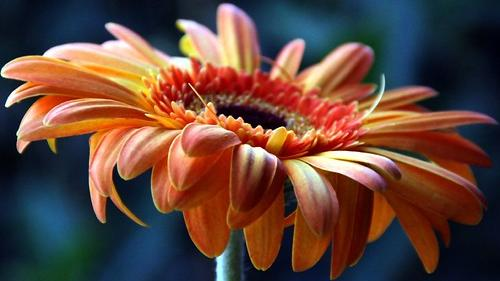
#> input picture src/physion/visual_stim/NI_bank/1.jpg, 500 x 281 px; its folder holds only this picture in this run
$ python preprocess_NI.py
#> lines starting #> are read from the running program, lines starting #| are printed output that depends on the picture
import os, sys
import numpy as np
from scipy.interpolate import RectBivariateSpline

import itertools, string, sys, pathlib

try:
    from skimage import color, io
except ModuleNotFoundError:
    print('"skimage" module not found')


from skimage import exposure


def load(image_path):

#> called with image_path = 'src/physion/visual_stim/NI_bank/1.jpg'
    img = color.rgb2gray(io.imread(image_path))
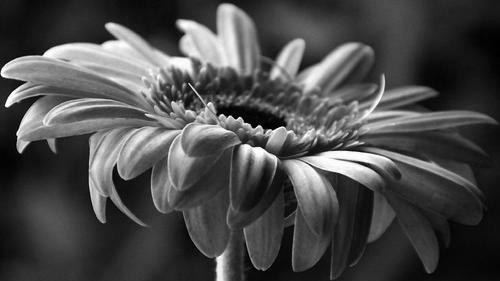
#> img: shape (281, 500) float64; min 0, max 1, mean 0.295

    return np.rot90(np.array(img).T, k=1) # needs transpose + rotation
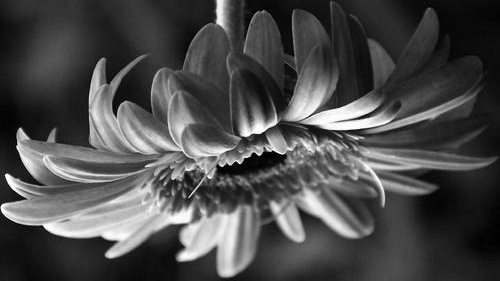
#> returned value: shape (281, 500) float64; min 0, max 1, mean 0.295


def img_after_hist_normalization(img, verbose=False):
    """
    for NATURAL IMAGES:
    histogram normalization to get comparable images
    """
    if verbose:
        print("Performing histogram equalization")

    new_img = exposure.equalize_hist(img)

    return new_img.reshape(img.shape)

def adapt_to_screen_resolution(img, new_screen, verbose=False):

#> called with verbose = False
    if verbose:
        print('Adapting image to chosen screen resolution [...]')

    old_X = np.arange(img.shape[0])
#> old_X = 281 values from 0 to 280
    old_Y = np.arange(img.shape[1])
#> old_Y = 500 values from 0 to 499

    new_X = np.linspace(0, img.shape[0], new_screen['resolution'][0])
#> new_X = 1200 values from 0 to 281
    new_Y = np.linspace(0, img.shape[1], new_screen['resolution'][1])
#> new_Y = 800 values from 0 to 500

    new_img = np.zeros(new_screen['resolution'])
    spline_approx = RectBivariateSpline(old_X, old_Y, img,
                                        kx=1, ky=1)

    return spline_approx(new_X, new_Y)
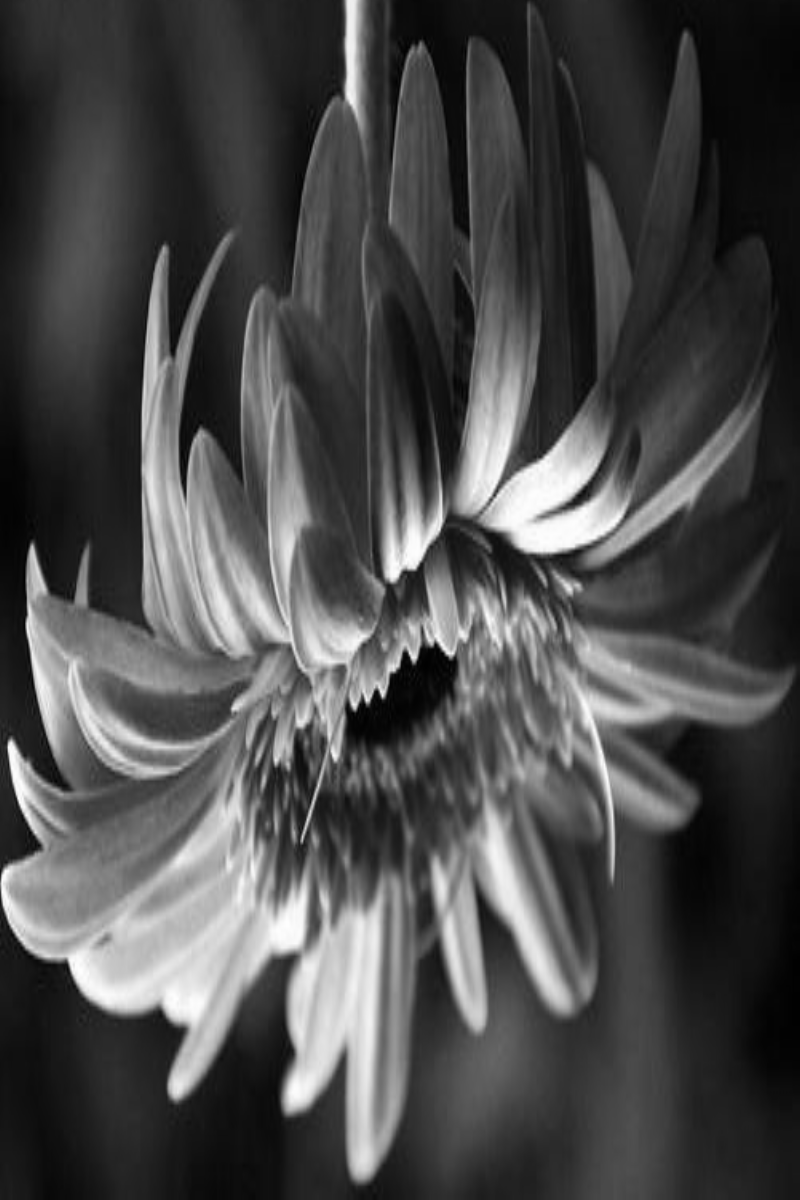
#> returned value: shape (1200, 800) float64; min 0.00465, max 0.999, mean 0.295


if __name__=='__main__':

    from datavyz import ge
    NI_directory = os.path.join(str(pathlib.Path(__file__).resolve().parent), 'NI_bank')

    image_number = 0
    filename = os.listdir(NI_directory)[image_number]
    img = load(os.path.join(NI_directory, filename))

    SCREEN = {'width':20, 'height':12, 'resolution':(1200, 800)}
    rescaled_img = adapt_to_screen_resolution(img, SCREEN)
    rescaled_img = img_after_hist_normalization(rescaled_img).T
#> in img_after_hist_normalization, `new_img = exposure.equalize_hist(img)`:
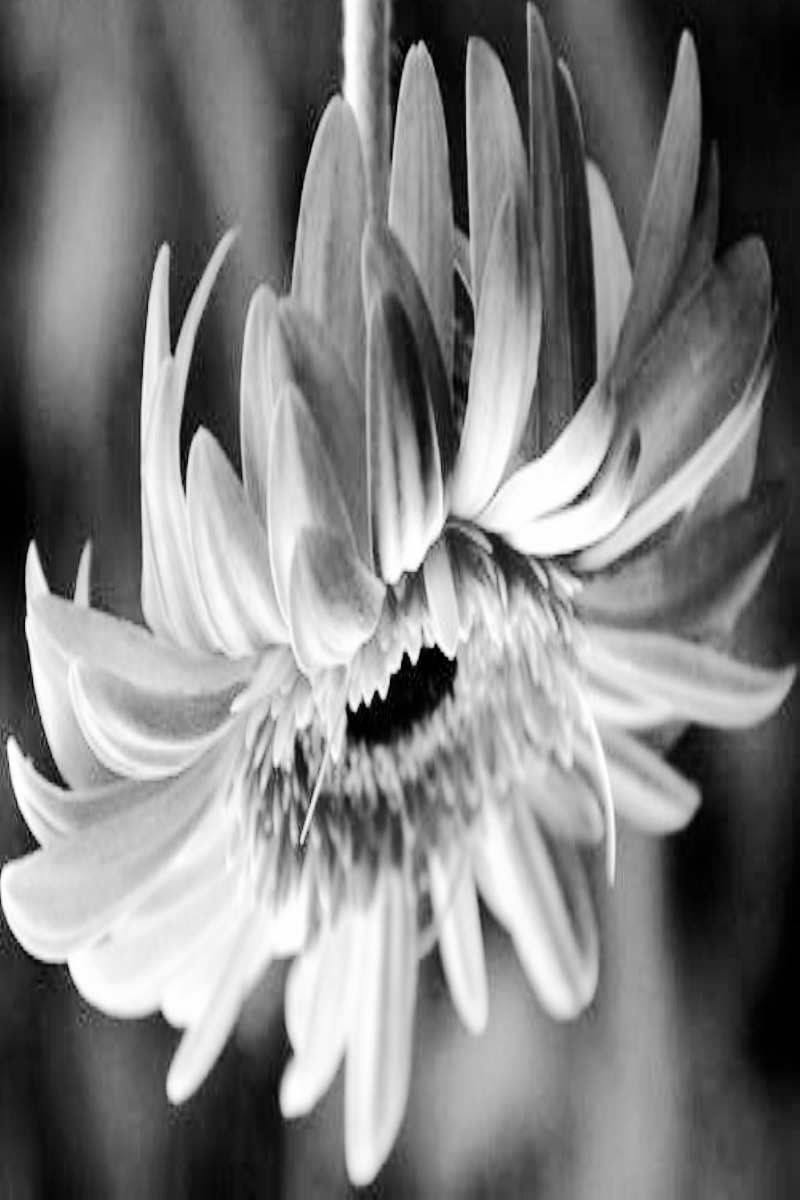
#> new_img: shape (1200, 800) float64; min 0.000523, max 1, mean 0.504
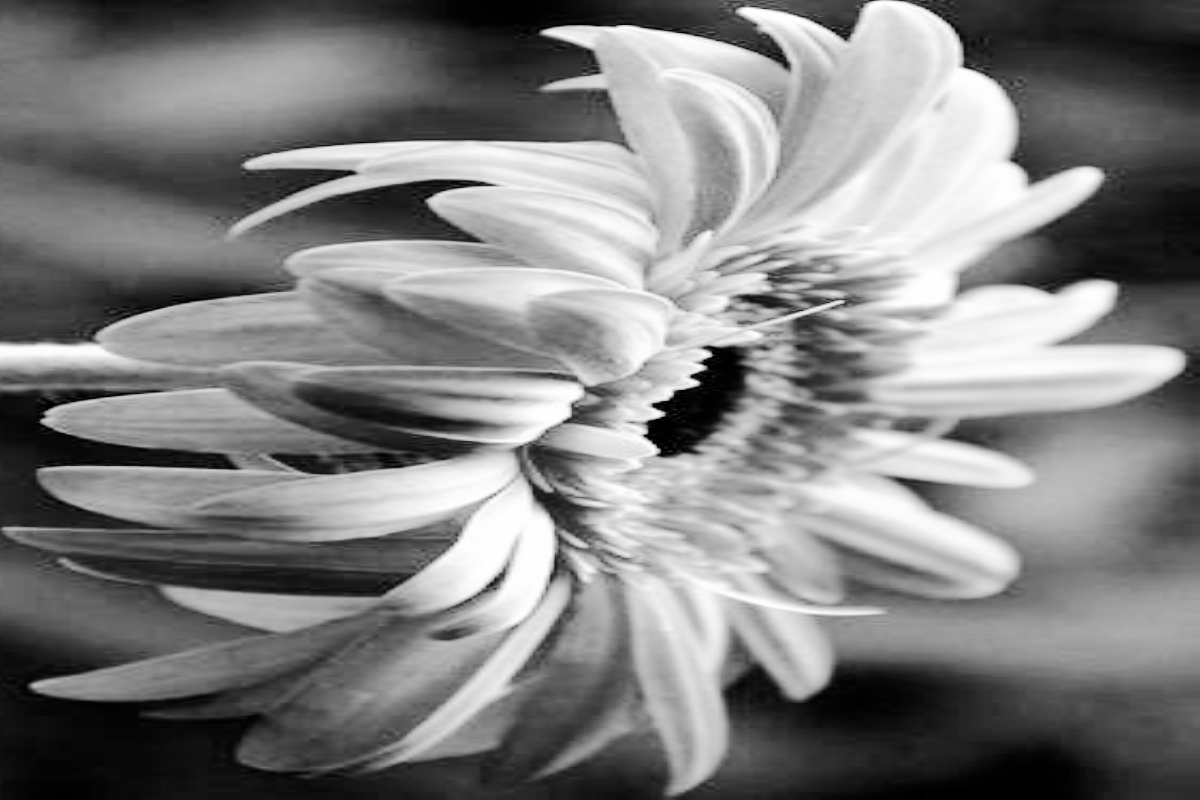
#> rescaled_img: shape (800, 1200) float64; min 0.000523, max 1, mean 0.504
    print(rescaled_img.shape)
#| (800, 1200)
    ge.image(rescaled_img)
#> (this line was passed over: datavyz is not available in this run)
    ge.show()
#> (this line was passed over: datavyz is not available in this run)

$ run again, on src/physion/visual_stim/NI_bank/5.jpg
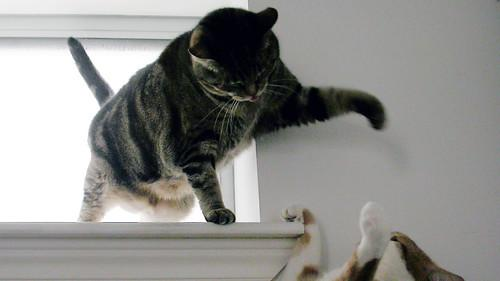
#> input picture src/physion/visual_stim/NI_bank/5.jpg, 500 x 281 px
#> in img_after_hist_normalization, `new_img = exposure.equalize_hist(img)`:
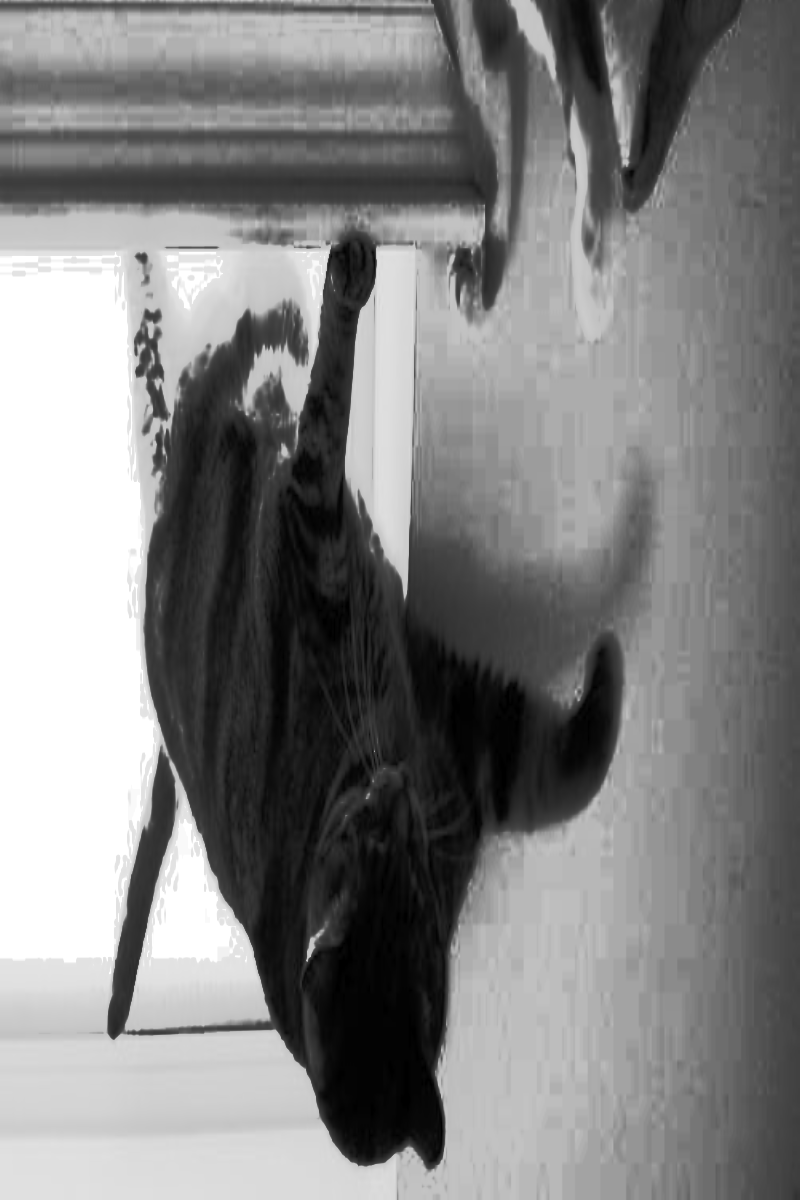
#> new_img: shape (1200, 800) float64; min 0.00219, max 1, mean 0.511
#> `rescaled_img = img_after_hist_normalization(rescaled_img).T`:
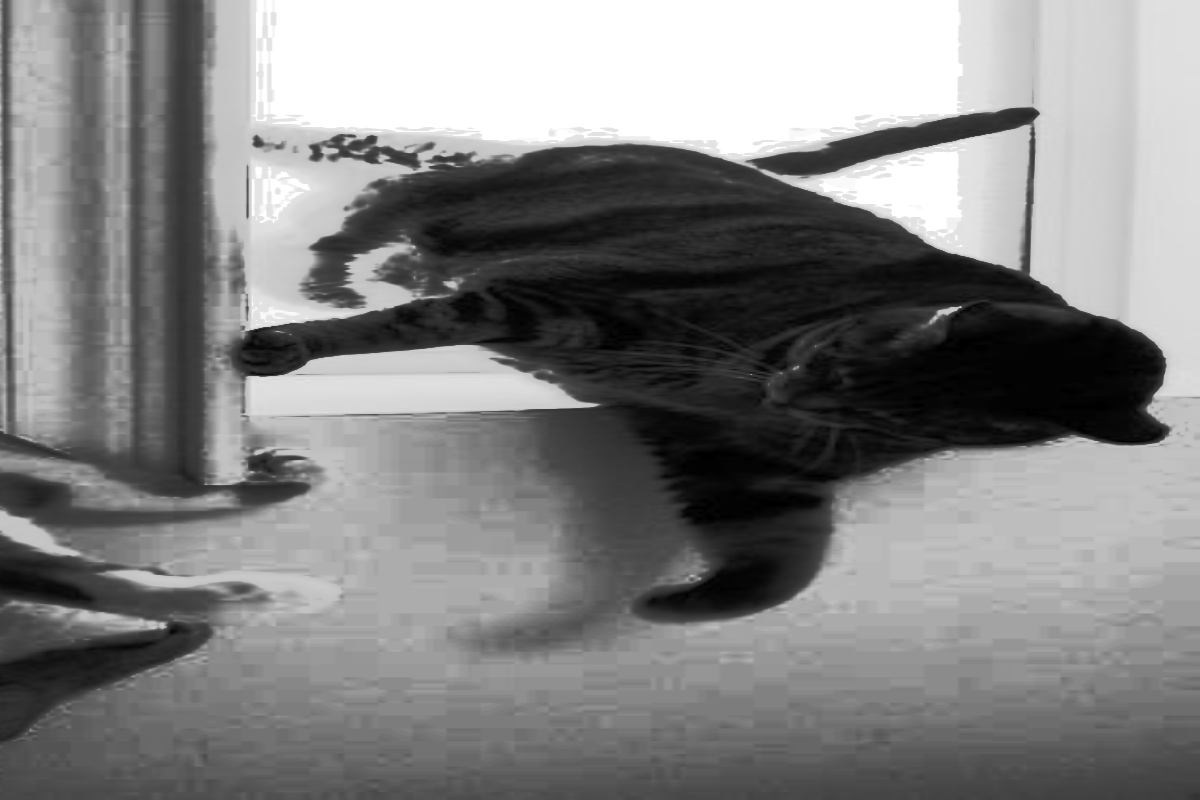
#> rescaled_img: shape (800, 1200) float64; min 0.00219, max 1, mean 0.511
#| (800, 1200)

$ run again, on src/physion/visual_stim/NI_bank/6.jpg
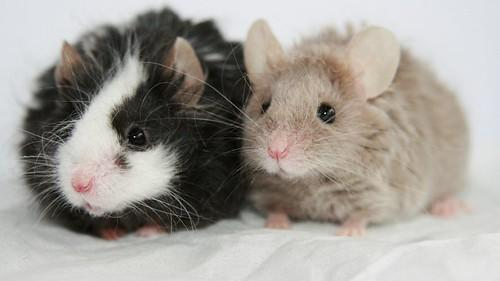
#> input picture src/physion/visual_stim/NI_bank/6.jpg, 500 x 281 px
#> in img_after_hist_normalization, `new_img = exposure.equalize_hist(img)`:
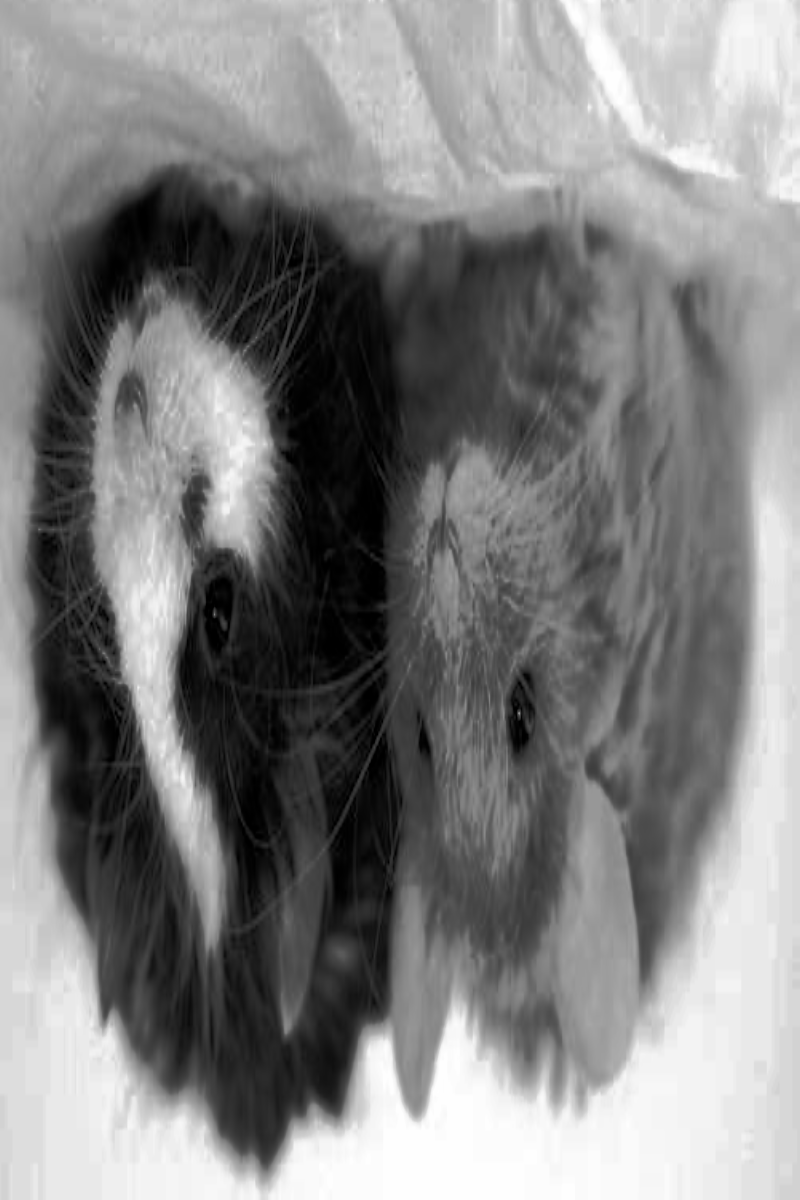
#> new_img: shape (1200, 800) float64; min 2.08e-06, max 1, mean 0.504
#> `rescaled_img = img_after_hist_normalization(rescaled_img).T`:
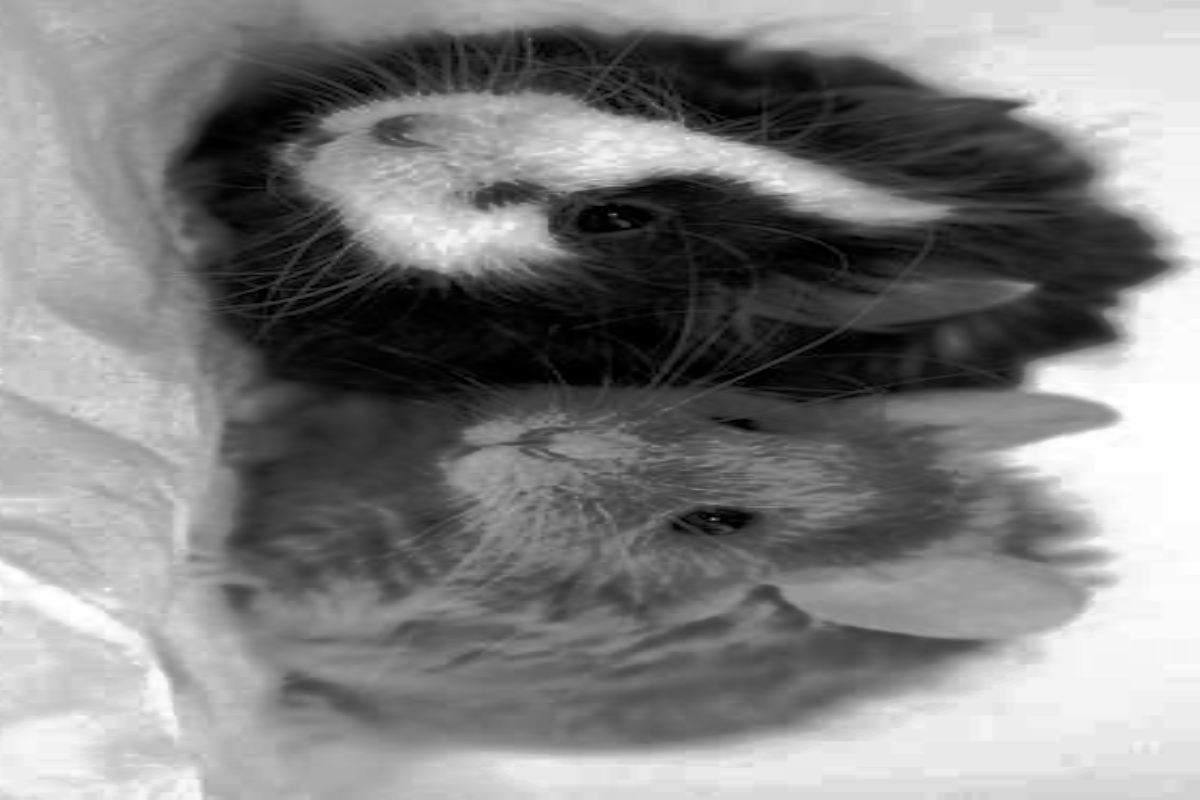
#> rescaled_img: shape (800, 1200) float64; min 2.08e-06, max 1, mean 0.504
#| (800, 1200)

$ run again, on src/physion/visual_stim/NI_bank/2.jpg
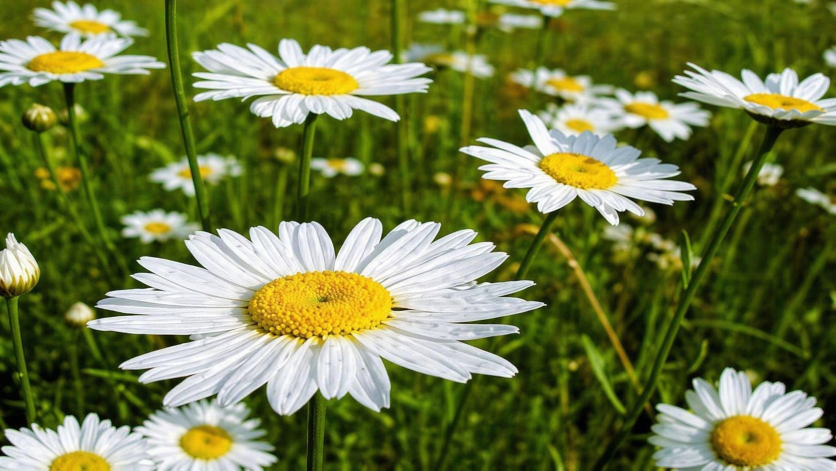
#> input picture src/physion/visual_stim/NI_bank/2.jpg, 1672 x 941 px (shown at 1/2 size)
#> in img_after_hist_normalization, `new_img = exposure.equalize_hist(img)`:
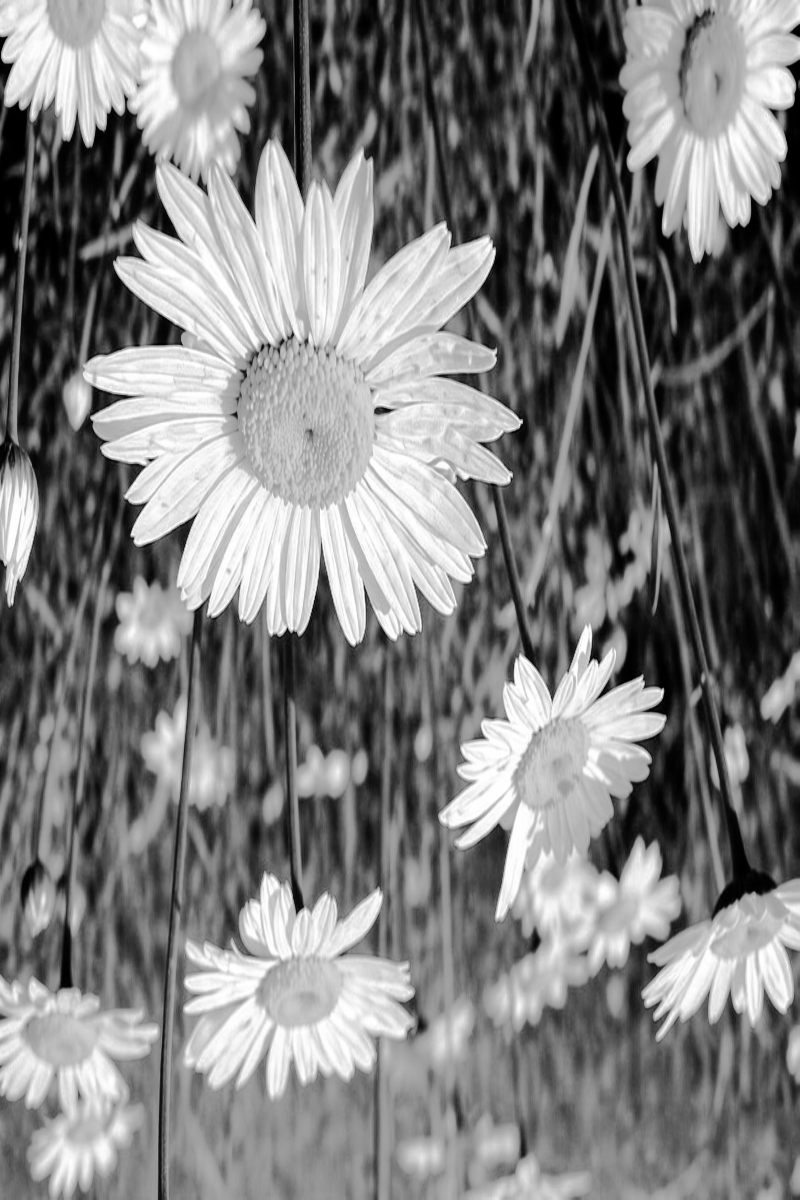
#> new_img: shape (1200, 800) float64; min 0.000121, max 1, mean 0.503
#> `rescaled_img = img_after_hist_normalization(rescaled_img).T`:
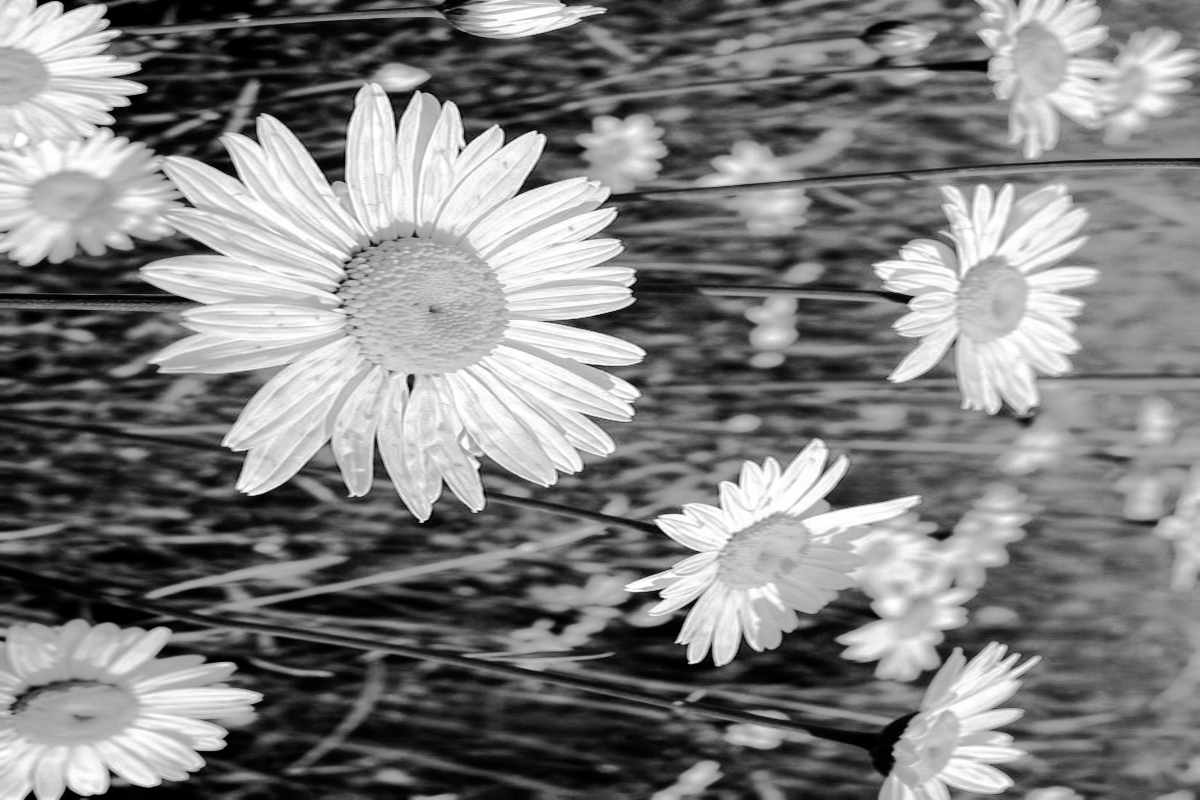
#> rescaled_img: shape (800, 1200) float64; min 0.000121, max 1, mean 0.503
#| (800, 1200)
